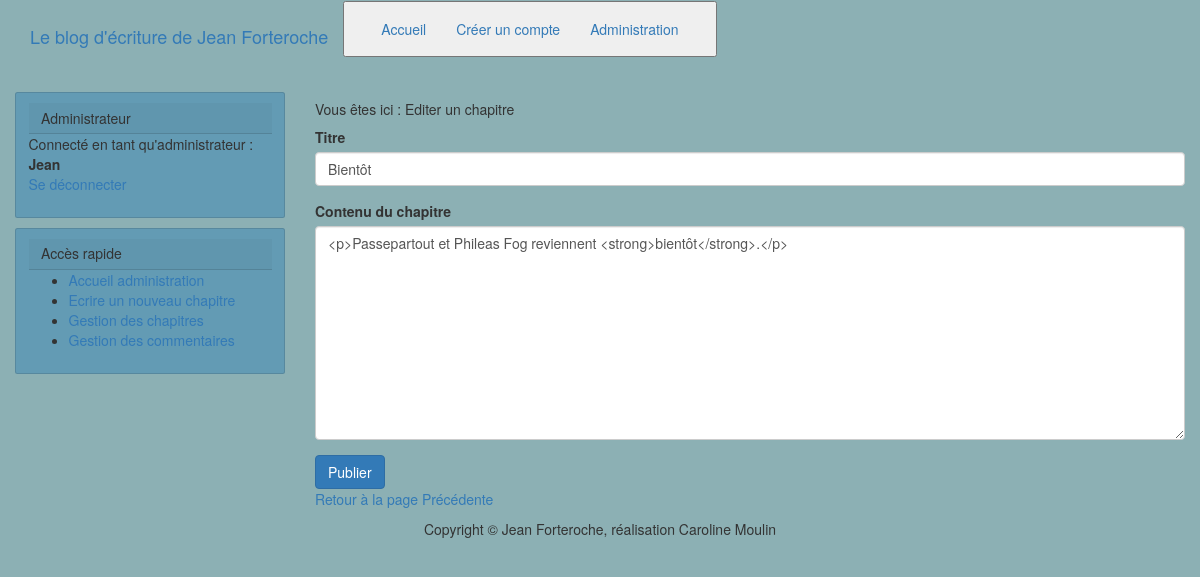
Screenshot of /index.php?action=editPostView&id=8 (signed in) with the database file from the repository.
### tables this page shows
CREATE TABLE IF NOT EXISTS `posts` (
  `id` int(11) NOT NULL AUTO_INCREMENT,
  `title` varchar(255) NOT NULL,
  `content` text NOT NULL,
  `creation_date` datetime NOT NULL,
  PRIMARY KEY (`id`)
);

### controller/backend.php (called while the page is built, shortened)
<?php
require_once('model/PostManager.php');
function viewEditPost ($postId)
{
    $postManager = new postManager();
    $post = $postManager->getPost($postId);
    require ('view/backend/editPostView.php');
}

### model/PostManager.php (called while the page is built, shortened)
<?php
class PostManager extends Manager
{
    public function getPost($postId)
    {
        $db = $this->dbConnect();
        $req = $db->prepare('SELECT id, title, content, DATE_FORMAT(creation_date, \'%d/%m/%Y à %Hh%imin%ss\') AS creation_date_fr FROM posts WHERE id = ?');
        $req->execute(array($postId));
        $post = $req->fetch();
        return $post;
    }
}

### view/backend/editPostView.php (the view, shortened to what this page needs)
<form action="index.php?action=editPost&id=<?php echo $post['id'] ?>" method="post" enctype="multipart/form-data">
    <div class="form-group">
        <label>Titre</label>
        <input type="text" class="form-control" id="title" name="title" placeholder="Titre de l'article" value="<?php echo $post['title']; ?>" required>
    </div>
    <div class="form-group">
        <label>Contenu du chapitre</label><br>
        <textarea id="postContent" class="form-control" name="content" rows="10"><?php echo $post['content']; ?></textarea>
    </div>
    <button id="postButton" type="submit" class="btn btn-primary">Publier</button>
</form>
<?php require('view/backend/template.php'); ?>

### rows the page displays
posts: title "Bientôt", content "<p>Passepartout et Phileas Fog reviennent <strong>bientôt</strong>.</p>"

### other values shown
$_SESSION['pseudo'] "Jean"
$title "Editer un chapitre"
